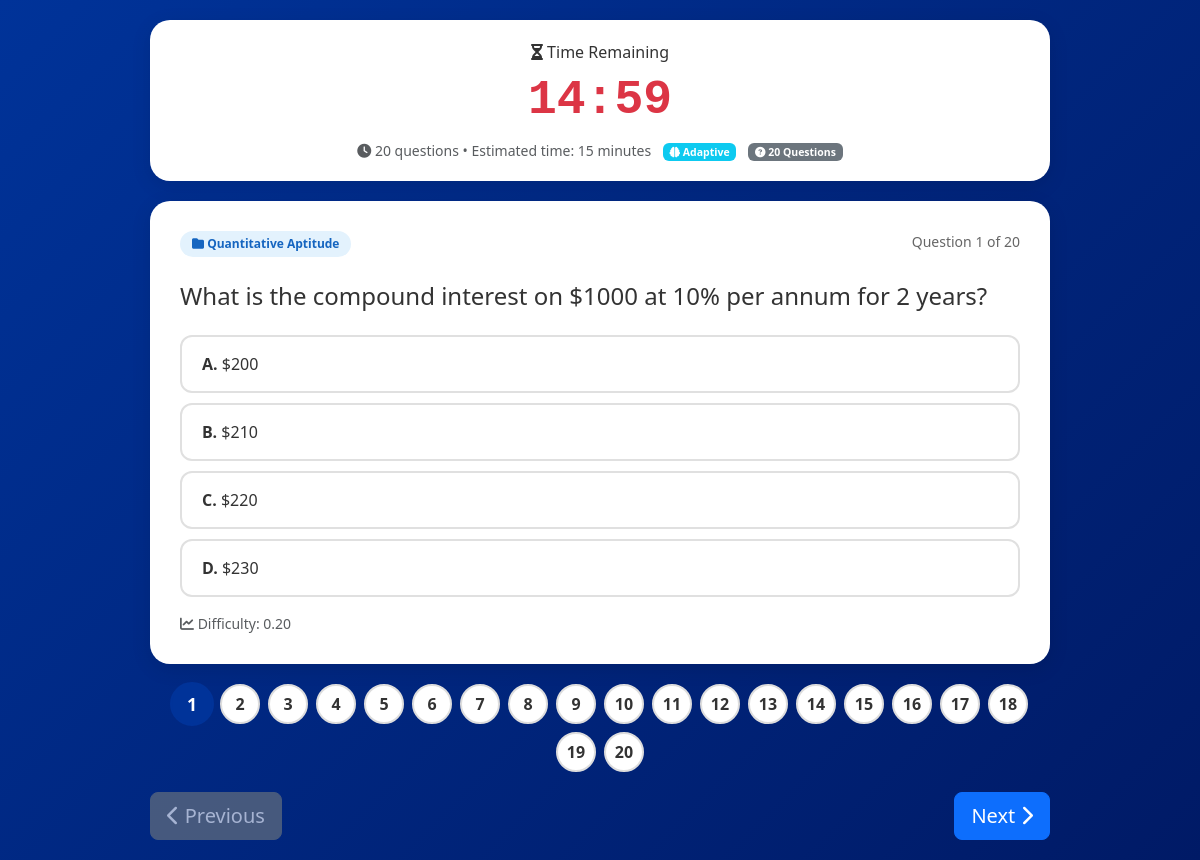
The app's page /user/test.php (signed in) with its own data.
### tables this page shows
CREATE TABLE `questions` (
  `id` int(11) NOT NULL,
  `category` varchar(100) NOT NULL,
  `topic` varchar(100) NOT NULL,
  `sub_domain` varchar(100) DEFAULT NULL,
  `question` text NOT NULL,
  `option_a` varchar(500) NOT NULL,
  `option_b` varchar(500) NOT NULL,
  `option_c` varchar(500) NOT NULL,
  `option_d` varchar(500) NOT NULL,
  `correct_answer` varchar(500) NOT NULL,
  `difficulty` decimal(5,2) DEFAULT 0.00,
  `discrimination` decimal(5,2) DEFAULT 1.00,
  `explanation` text DEFAULT NULL,
  `active` tinyint(1) DEFAULT 1,
  `created_at` timestamp NOT NULL DEFAULT current_timestamp()
);

### includes/adaptive_engine.php (called while the page is built, shortened)
<?php
class AdaptiveEngine {
    private $conn;
    private $ability_estimate;
    private $items_administered;
    public function __construct($conn, $category = null, $max_items = 30, $stop_se = 0.30) {
        $this->conn = $conn;
        $this->ability_estimate = 0.0;
        $this->items_administered = [];
        $this->category = $category;
    }
    public function calculateProbability($ability, $difficulty) {
        $z = $ability - $difficulty;
        return exp($z) / (1 + exp($z));
    }
    public function calculateInformation($ability, $difficulty) {
        $p = $this->calculateProbability($ability, $difficulty);
        return $p * (1 - $p);
    }
    public function selectNextItem() {
        $exclude_ids = [];
        foreach ($this->items_administered as $item) {
            $exclude_ids[] = $item['id'];
        }
        $exclude_sql = '';
        if (!empty($exclude_ids)) {
            $exclude_sql = "AND id NOT IN (" . implode(',', $exclude_ids) . ")";
        }
        $category_sql = '';
        $sql = "SELECT id, question, option_a, option_b, option_c, option_d, correct_answer,
                       difficulty, discrimination, explanation, category, topic
                FROM questions
                WHERE active = 1
                $category_sql
                $exclude_sql
                ORDER BY ABS(difficulty - {$this->ability_estimate}) ASC
                LIMIT 10";
        $result = $this->conn->query($sql);
        $best_item = null;
        $max_info = -1;
        while ($item = $result->fetch_assoc()) {
            $info = $this->calculateInformation($this->ability_estimate, $item['difficulty']);
            if ($info > $max_info) {
                $max_info = $info;
                $best_item = $item;
            }
        }
        if ($best_item) {
            $this->items_administered[] = [
                'id' => $best_item['id'],
                'difficulty' => $best_item['difficulty'],
                'discrimination' => $best_item['discrimination'],
                'category' => $best_item['category']
            ];
        }
        return $best_item;
    }
}
?>

### user/test.php (the view, shortened to what this page needs)
<?php include '../config/db.php'; ?>
<?php
include '../includes/adaptive_engine.php';
$category = isset($_GET['category']) ? urldecode($_GET['category']) : '';
$quick = isset($_GET['quick']);
$adaptive = null;
$questions = [];
if ($quick) {
    $questions_result = $conn->query("SELECT * FROM questions WHERE active = 1 ORDER BY RAND() LIMIT 10");
    while ($row = $questions_result->fetch_assoc()) {
        $questions[] = $row;
    }
} else {
    $adaptive = new AdaptiveEngine($conn, null, 20, 0.30);
    $max_attempts = 50;
    $attempt = 0;
    $question_ids = [];
    while (!$adaptive->shouldStop() && $attempt < $max_attempts && count($questions) < 25) {
        $next = $adaptive->selectNextItem();
        if ($next && !in_array($next['id'], $question_ids)) {
            $question_ids[] = $next['id'];
            $questions[] = $next;
        } elseif (!$next) {
            break;
        }
        $attempt++;
    }
}
shuffle($questions);
$total_questions_count = count($questions);
$time_limit = max(300, $total_questions_count * 45);
$time_minutes = floor($time_limit / 60);
$time_seconds = $time_limit % 60;
$time_display = sprintf("%02d:%02d", $time_minutes, $time_seconds);
?>
<!DOCTYPE html>
<html lang="en">
<head>
    <link href="https://cdn.jsdelivr.net/npm/bootstrap@5.3.0/dist/css/bootstrap.min.css" rel="stylesheet">
    <link rel="stylesheet" href="https://cdnjs.cloudflare.com/ajax/libs/font-awesome/6.4.0/css/all.min.css">
    <link rel="stylesheet" href="../assets/css/theme.css">
</head>
<body>
    <div class="test-container">
        <div class="timer-card">
            <i class="fas fa-hourglass-half"></i> Time Remaining
            <div class="timer" id="timer"><?= $time_display ?></div>
            <div class="small text-muted mt-1">
                <i class="fas fa-clock"></i> <?= $total_questions_count ?> questions • Estimated time: <?= $time_minutes ?> minutes
                <?php if($adaptive): ?>
                <span class="badge bg-info ms-2"><i class="fas fa-brain"></i> Adaptive</span>
                <?php endif; ?>
                <span class="badge bg-secondary ms-2"><i class="fas fa-question-circle"></i> <?= count($questions) ?> Questions</span>
            </div>
        </div>
        <form method="POST" action="result.php" id="testForm">
            <?php $index = 0; foreach($questions as $q):
                $category_class = '';
                if (strpos($q['category'], 'Quantitative') !== false) $category_class = 'badge-quant';
                elseif (strpos($q['category'], 'Logical') !== false) $category_class = 'badge-logic';
                else $category_class = 'badge-verbal';
            ?>
            <div class="question-card" id="q_<?= $q['id'] ?>" data-index="<?= $index ?>">
                <div class="question-number">
                    <span class="category-badge <?= $category_class ?>">
                        <i class="fas fa-folder"></i> <?= htmlspecialchars($q['category']) ?>
                    </span>
                    <span class="float-end">Question <span class="q-num"><?= $index + 1 ?></span> of <?= count($questions) ?></span>
                </div>
                <h4 class="mb-4"><?= nl2br(htmlspecialchars($q['question'])) ?></h4>
                <div class="mt-4">
                    <?php foreach(['a', 'b', 'c', 'd'] as $opt):
                        $opt_value = $q['option_' . $opt];
                        if (!empty($opt_value)):
                    ?>
                    <div class="option-btn" data-qid="<?= $q['id'] ?>" data-value="<?= htmlspecialchars($opt_value) ?>">
                        <strong><?= strtoupper($opt) ?>.</strong> <?= htmlspecialchars($opt_value) ?>
                    </div>
                    <?php endif; endforeach; ?>
                </div>
                <div class="small text-muted mt-3">
                    <i class="fas fa-chart-line"></i> Difficulty: <?= number_format($q['difficulty'], 2) ?>
                </div>
            </div>
            <?php $index++; endforeach; ?>
            <div class="progress-dots" id="progressDots"></div>
            <div class="nav-buttons">
                <button type="button" class="btn btn-secondary btn-lg" id="prevBtn" disabled>
                    <i class="fas fa-chevron-left"></i> Previous
                </button>
                <button type="button" class="btn btn-primary btn-lg" id="nextBtn">
                    Next <i class="fas fa-chevron-right"></i>
                </button>
            </div>
        </form>
    </div>
</body>
</html>

### assets/css/theme.css (style rules this page uses)
:root { --primary: #003399; --primary-dark: #001a66; --primary-light: #3366cc; --secondary: #CE9F32; --secondary-dark: #b8860b; --accent: #ff6b35; --success: #28a745; --danger: #dc3545; --warning: #ffc107; --info: #17a2b8; --dark: #1a2a3a; --light: #f8f9fa; --gradient-start: #003399; --gradient-end: #001a66; --card-bg: white; --text-primary: #333; --text-secondary: #666; }
body { background: linear-gradient(135deg, var(--gradient-start), var(--gradient-end)); color: var(--text-primary); transition: all 0.3s ease; }
.card, .stat-card, .menu-card, .question-card, .timer-card, .recommendation-card { background: var(--card-bg); transition: all 0.3s ease; }

### user/test.php (style rules this page uses)
body { background: linear-gradient(135deg, var(--gradient-start), var(--gradient-end)); font-family: 'Segoe UI', Tahoma, Geneva, Verdana, sans-serif; min-height: 100vh; padding: 20px; }
.test-container { max-width: 900px; margin: 0 auto; }
.timer-card { background: white; border-radius: 20px; padding: 20px; text-align: center; margin-bottom: 20px; box-shadow: 0 5px 20px rgba(0,0,0,0.1); position: sticky; top: 20px; z-index: 100; }
.timer { font-size: 3rem; font-weight: bold; font-family: monospace; color: #dc3545; }
.question-card { background: white; border-radius: 20px; padding: 30px; margin-bottom: 20px; box-shadow: 0 5px 20px rgba(0,0,0,0.1); display: none; animation: slideInRight 0.5s ease; }
.question-card.active { display: block; }
.option-btn { width: 100%; text-align: left; padding: 15px 20px; margin: 10px 0; border: 2px solid #e0e0e0; border-radius: 12px; background: white; transition: all 0.3s cubic-bezier(0.4, 0, 0.2, 1); cursor: pointer; }
.progress-dots { display: flex; flex-wrap: wrap; justify-content: center; gap: 8px; margin: 20px 0; }
.nav-buttons { display: flex; justify-content: space-between; margin-top: 20px; }
.question-number { font-size: 14px; color: #666; margin-bottom: 10px; }
.category-badge { display: inline-block; padding: 4px 12px; border-radius: 20px; font-size: 12px; font-weight: 600; margin-bottom: 15px; }
.badge-quant { background: #e3f2fd; color: #1565c0; }

### records on screen
questions: category "Quantitative Aptitude", count($questions) "20", question "What is the compound interest on $1000 at 10% per annum for 2 years?", opt "A", option_a "$200", opt "B", option_b "$210", opt "C", option_c "$220", opt "D", option_d "$230", difficulty "0.20"

### other values on screen
$total_questions_count "20"
$time_minutes "15"
count($questions) "20"
